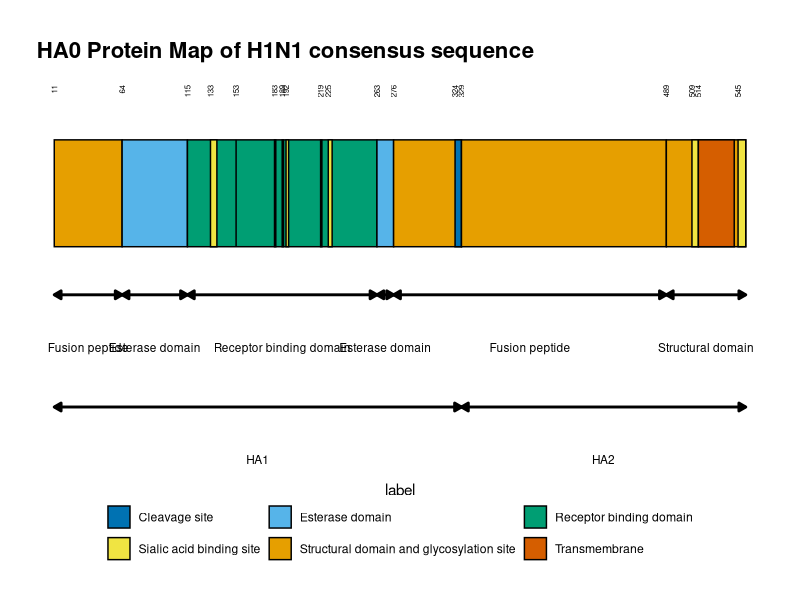

Here is the R script that generated this plot:
library(ggplot2)
library(grid)

# Data frame with start and end positions of gene features

df <- data.frame(
  start = c(11,64,115,133,153,155,183,185,189,192,219,225,263,276,278,324,329,489,509,514,545),
  end   = c(64,115,263,138,153,156,184,186,190,194,220,228,276,329,281,329,489,551,514,542,551),
  label = c("Structural domain and glycosylation site", 'Esterase domain', 'Receptor binding domain', 'Sialic acid binding site', 'Sialic acid binding site','Sialic acid binding site','Sialic acid binding site','Sialic acid binding site','Sialic acid binding site','Sialic acid binding site','Sialic acid binding site','Sialic acid binding site','Esterase domain', 'Structural domain and glycosylation site', 'Glycosylation site only found in H1N1pdm09','Cleavage site', 'Structural domain and glycosylation site', 'Structural domain and glycosylation site','Sialic acid binding site','Transmembrane','Sialic acid binding site')
)

# Filtered data
df_filtered <- df[!df$start %in% c(155, 185, 278), ]

# Colorblind-friendly palette
cb_palette <- c(
  "#E69F00", "#56B4E9", "#009E73", "#F0E442",
  "#0072B2", "#D55E00", "#CC79A7", "#999999", "#000000"
)
labels_unique <- unique(df_filtered$label)
fill_colors <- setNames(cb_palette[1:length(labels_unique)], labels_unique)

# Define feature ranges for arrows
feature_ranges <- data.frame(
  start = c(11, 64, 115, 263, 276, 489),
  end   = c(64, 115, 263, 276, 489, 551),
  label = c("Fusion peptide", "Esterase domain", "Receptor binding domain", 
            "Esterase domain", "Fusion peptide", "Structural domain")
)

# Define HA1/HA2 ranges
ha_ranges <- data.frame(
  start = c(11, 329),
  end   = c(329, 551),
  label = c("HA1", "HA2")
)

# Plot
plot <- ggplot(df_filtered) +
  # Protein bars
  geom_rect(aes(xmin=start, xmax=end, ymin=0, ymax=1, fill=label), colour="black") +
  geom_text(aes(x=start, y=1.5, label=start), size=2, angle=90, hjust=0.9) +
  scale_fill_manual(values = fill_colors) +
  
  # Feature barred arrows (double-headed)
  geom_segment(data=feature_ranges, aes(x=start, xend=end, y=-0.45, yend=-0.45),
               arrow=arrow(length=unit(0.2, "cm"), ends="both", type="closed"),
               color="black", size=1) +
  geom_text(data=feature_ranges, aes(x=(start+end)/2, y=-0.9, label=label), 
            size=3, vjust=1, hjust=0.5) +
  
  # HA1/HA2 barred arrows
  geom_segment(data=ha_ranges, aes(x=start, xend=end, y=-1.5, yend=-1.5),
               arrow=arrow(length=unit(0.2, "cm"), ends="both", type="closed"),
               color="black", size=1) +
  geom_text(data=ha_ranges, aes(x=(start+end)/2, y=-1.95, label=label), 
            size=3, vjust=1, hjust=0.5) +
  
  # Theme adjustments
  theme_void() +
  theme(legend.position = "bottom",
        legend.title = element_blank(),
        plot.margin = margin(1,0.5,1,0.5, "cm")) +
  ggtitle("HA0 Protein Map of H1N1 consensus sequence") +
  theme(plot.title = element_text(hjust = 0.065, vjust = 2, size=16, face="bold"))

# Decrease y coordinate of legend

plot <- plot + guides(fill = guide_legend(nrow = 2, byrow = TRUE, title.position = "top", title.hjust = 0.5))


# Save plot
ggsave("HA0_protein_map_H1N1_consensus.jpg", width=15, height=3, dpi=300)

